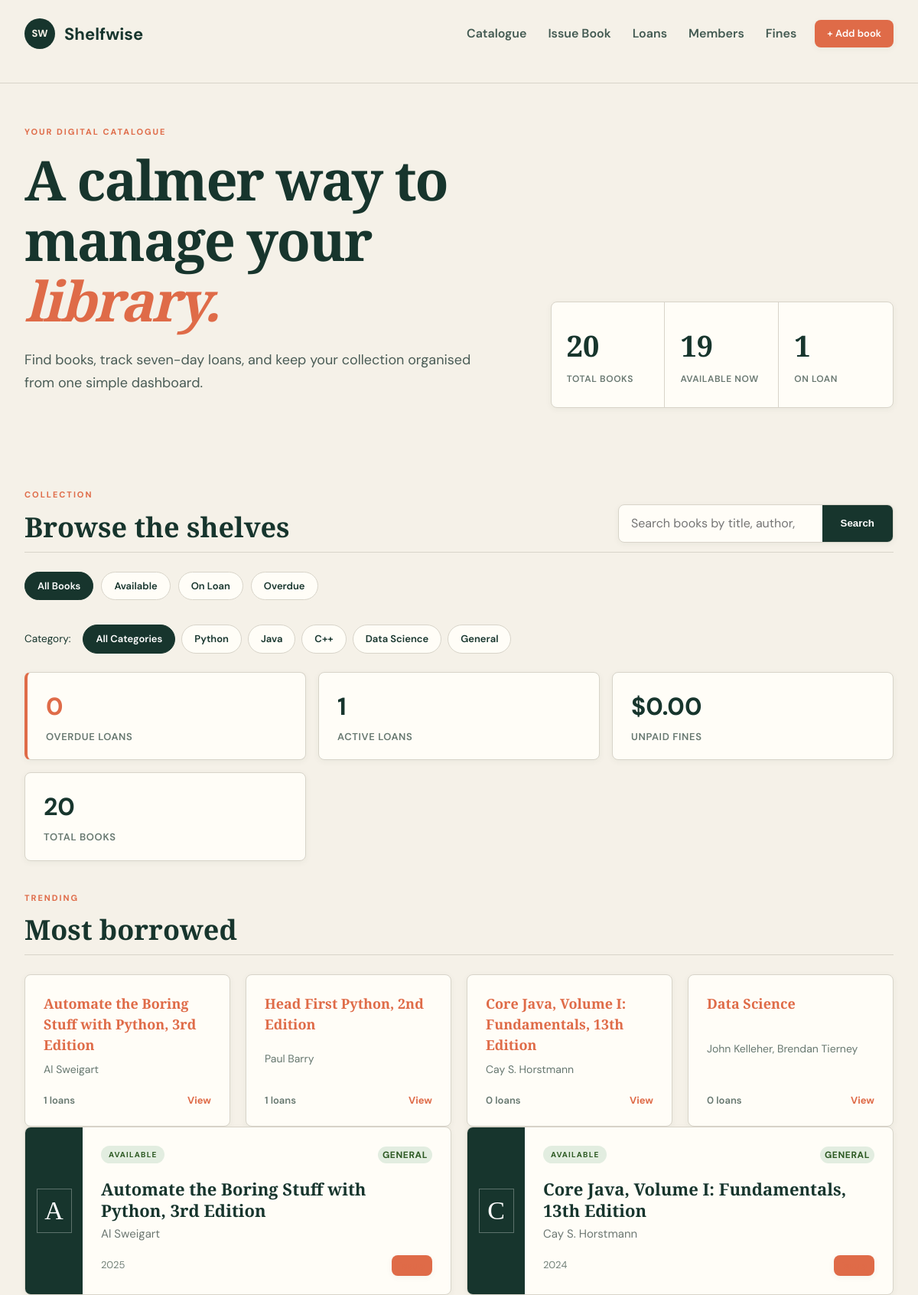
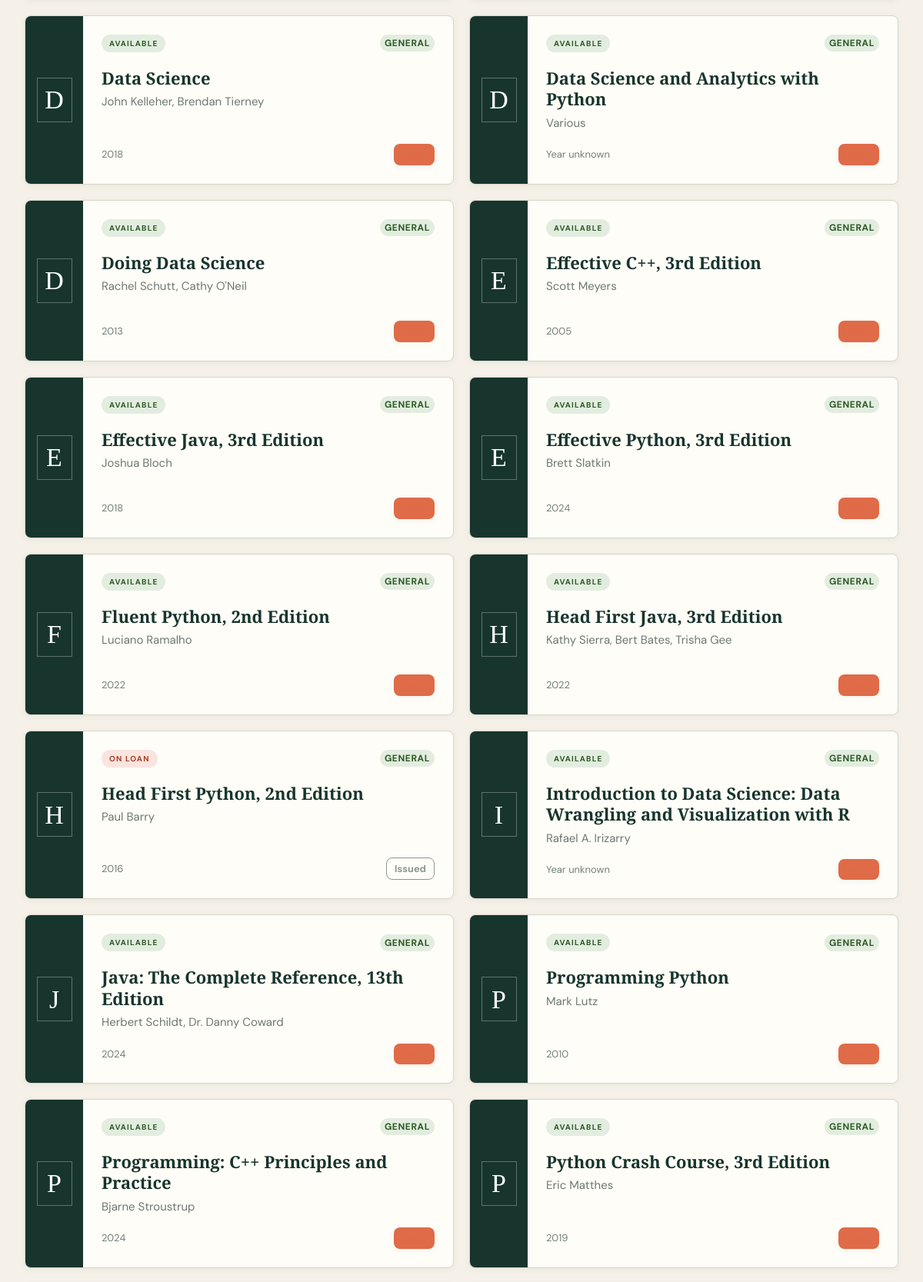
The page / (upper part) on the database its author committed (2 pictures, top to bottom).
### library/models.py (models this page shows, shortened)
class Book(models.Model):
    CATEGORY_CHOICES = [
        ("Python", "Python"),
        ("Java", "Java"),
        ("C++", "C++"),
        ("Data Science", "Data Science"),
        ("General", "General"),
    ]
    title = models.CharField(max_length=250, unique=True)
    author = models.CharField(max_length=250)
    year = models.PositiveIntegerField(blank=True, null=True)
    category = models.CharField(max_length=100, choices=CATEGORY_CHOICES, default="General")
    class Meta:
        ordering = ["title"]

### library/views.py (the view, shortened to what this page needs)
# urls.py: path("", views.home, name="home"),
def home(request):
    query = request.GET.get("q", "").strip()
    status_filter = request.GET.get("status", "all").strip().lower()
    category_filter = request.GET.get("category", "all").strip()
    books = Book.objects.prefetch_related("loans").annotate(
        active_loan_count=Count("loans", filter=Q(loans__returned_at__isnull=True)),
        total_loan_count=Count("loans"),
    )
    if category_filter != "all" and category_filter:
        books = books.filter(category=category_filter)
    active_loans = Loan.objects.filter(returned_at__isnull=True).select_related("book")
    unavailable_ids = set(active_loans.values_list("book_id", flat=True))
    overdue_count = active_loans.filter(due_date__lt=timezone.localdate()).count()
    if status_filter == "available":
        books = books.filter(active_loan_count=0)
    elif status_filter == "loaned":
        books = books.filter(active_loan_count__gt=0)
    elif status_filter == "overdue":
        books = books.filter(loans__returned_at__isnull=True, loans__due_date__lt=timezone.localdate()).distinct()
    popular_books = (
        Book.objects.annotate(total_loan_count=Count("loans"))
        .order_by("-total_loan_count", "title")[:4]
    )
    unpaid_fines = Loan.objects.filter(fine_amount__gt=0, fine_paid=False).aggregate(total=Sum("fine_amount"))["total"] or 0.00
    categories = [choice[0] for choice in Book.CATEGORY_CHOICES]
    return render(request, "library/home.html", {
        "books": books,
        "query": query,
        "status_filter": status_filter,
        "category_filter": category_filter,
        "categories": categories,
        "unavailable_ids": unavailable_ids,
        "book_count": Book.objects.count(),
        "available_count": Book.objects.count() - len(unavailable_ids),
        "active_loans": active_loans,
        "overdue_count": overdue_count,
        "popular_books": popular_books,
        "unpaid_fines": unpaid_fines,
    })

### library/models.py (called while the page is built)
    @property
    def is_overdue(self):
        return self.returned_at is None and self.due_date < timezone.localdate()

### templates/library/home.html (shortened to what this page needs)
{% extends "base.html" %}
{% block content %}
<section class="hero">
  <div>
    <p class="eyebrow">YOUR DIGITAL CATALOGUE</p>
    <h1>A calmer way to<br>manage your <em>library.</em></h1>
    <p class="hero-copy">Find books, track seven-day loans, and keep your collection organised from one simple dashboard.</p>
  </div>
  <div class="stats">
    <a href="?status=all" class="stat-card"><strong>{{ book_count }}</strong><span>Total books</span></a>
    <a href="?status=available" class="stat-card"><strong>{{ available_count }}</strong><span>Available now</span></a>
    <a href="?status=loaned" class="stat-card"><strong>{{ active_loans|length }}</strong><span>On loan</span></a>
  </div>
</section>
<section class="catalogue">
  <div class="section-heading">
    <div><p class="eyebrow">COLLECTION</p><h2>Browse the shelves</h2></div>
    <form class="search" method="get">
      <input type="search" name="q" value="{{ query }}" placeholder="Search books by title, author, borrower or member ID…" aria-label="Search books">
      <button type="submit">Search</button>
    </form>
  </div>
  <div class="filters">
    <a href="?status=all{% if query %}&q={{ query }}{% endif %}{% if category_filter %}&category={{ category_filter }}{% endif %}" class="filter-btn {% if status_filter == 'all' or not status_filter %}active{% endif %}">All Books</a>
    <a href="?status=available{% if query %}&q={{ query }}{% endif %}{% if category_filter %}&category={{ category_filter }}{% endif %}" class="filter-btn {% if status_filter == 'available' %}active{% endif %}">Available</a>
    <a href="?status=loaned{% if query %}&q={{ query }}{% endif %}{% if category_filter %}&category={{ category_filter }}{% endif %}" class="filter-btn {% if status_filter == 'loaned' %}active{% endif %}">On Loan</a>
    <a href="?status=overdue{% if query %}&q={{ query }}{% endif %}{% if category_filter %}&category={{ category_filter }}{% endif %}" class="filter-btn {% if status_filter == 'overdue' %}active{% endif %}">Overdue</a>
  </div>
  <div class="filters" style="margin-top: 0.5rem; border-top: 1px solid var(--border); padding-top: 0.5rem; display: flex; gap: 0.5rem; flex-wrap: wrap;">
    <span style="font-size: 0.85rem; color: var(--secondary-text); margin-right: 0.5rem; align-self: center;">Category:</span>
    <a href="?category=all{% if status_filter %}&status={{ status_filter }}{% endif %}{% if query %}&q={{ query }}{% endif %}" class="filter-btn {% if category_filter == 'all' or not category_filter %}active{% endif %}">All Categories</a>
    {% for cat in categories %}
      <a href="?category={{ cat }}{% if status_filter %}&status={{ status_filter }}{% endif %}{% if query %}&q={{ query }}{% endif %}" class="filter-btn {% if category_filter == cat %}active{% endif %}">{{ cat }}</a>
    {% endfor %}
  </div>
  <div class="analytics">
    <a href="?status=overdue" class="analytic-card overdue-box"><strong>{{ overdue_count }}</strong><span>Overdue loans</span></a>
    <a href="?status=loaned" class="analytic-card"><strong>{{ active_loans|length }}</strong><span>Active loans</span></a>
    <a href="{% url 'fines_list' %}" class="analytic-card {% if unpaid_fines > 0 %}overdue-box{% endif %}"><strong>${{ unpaid_fines|floatformat:2 }}</strong><span>Unpaid fines</span></a>
    <a href="?status=all" class="analytic-card"><strong>{{ book_count }}</strong><span>Total books</span></a>
  </div>
  {% if popular_books %}
  <section class="popular-books">
    <div class="section-heading"><div><p class="eyebrow">TRENDING</p><h2>Most borrowed</h2></div></div>
    <div class="popular-grid">
      {% for book in popular_books %}
      <article class="popular-card">
        <h3><a href="{% url 'book_detail' book.pk %}">{{ book.title }}</a></h3>
        <p>{{ book.author }}</p>
        <div><span>{{ book.total_loan_count }} loans</span><a href="{% url 'book_detail' book.pk %}">View</a></div>
      </article>
      {% endfor %}
    </div>
  </section>
  {% endif %}
  <div class="book-grid">
    {% for book in books %}
      <article class="book-card">
        <div class="book-spine"><span>{{ book.title|slice:":1" }}</span></div>
        <div class="book-info">
          <div style="display: flex; justify-content: space-between; align-items: center; margin-bottom: 0.5rem;">
            {% if book.id in unavailable_ids %}
              <span class="status unavailable">On loan</span>
            {% else %}
              <span class="status">Available</span>
            {% endif %}
            <span class="status-pill returned" style="font-size: 0.75rem; margin: 0; padding: 2px 6px;">{{ book.category }}</span>
          </div>
          <h3><a href="{% url 'book_detail' book.pk %}">{{ book.title }}</a></h3>
          <p>{{ book.author }}</p>
          <div class="book-bottom">
            <span>{{ book.year|default:"Year unknown" }}</span>
            {% if book.id not in unavailable_ids %}
              <a class="button button-small" href="{% url 'issue_book' book.pk %}" style="padding: 4px 10px; font-size: 0.8rem;">Issue</a>
            {% else %}
              <a class="button button-small secondary disabled" style="padding: 4px 10px; font-size: 0.8rem; pointer-events: none; opacity: 0.5;">Issued</a>
            {% endif %}
          </div>
        </div>
      </article>
    {% empty %}
      <div class="empty"><h3>No books found</h3><p>Try another title or author.</p></div>
    {% endfor %}
  </div>
</section>
{% endblock %}

### rows shown on the page
Book: title "Automate the Boring Stuff with Python, 3rd Edition", author "Al Sweigart", total_loan_count "1", title "A", shows "AVAILABLE", category "GENERAL", year "2025"
Book: title "Head First Python, 2nd Edition", author "Paul Barry", total_loan_count "1", title "H", shows "ON LOAN", category "GENERAL", year "2016", shows "Issued"
Book: title "Core Java, Volume I: Fundamentals, 13th Edition", author "Cay S. Horstmann", total_loan_count "0", title "C", shows "AVAILABLE", category "GENERAL", year "2024"
Book: title "Data Science", author "John Kelleher, Brendan Tierney", total_loan_count "0", title "D", shows "AVAILABLE", category "GENERAL", year "2018"
Book: title "D", shows "AVAILABLE", category "GENERAL", title "Data Science and Analytics with Python", author "Various", year "Year unknown"
Book: title "D", shows "AVAILABLE", category "GENERAL", title "Doing Data Science", author "Rachel Schutt, Cathy O'Neil", year "2013"
Book: title "E", shows "AVAILABLE", category "GENERAL", title "Effective C++, 3rd Edition", author "Scott Meyers", year "2005"
Book: title "E", shows "AVAILABLE", category "GENERAL", title "Effective Java, 3rd Edition", author "Joshua Bloch", year "2018"
Book: title "E", shows "AVAILABLE", category "GENERAL", title "Effective Python, 3rd Edition", author "Brett Slatkin", year "2024"
Book: title "F", shows "AVAILABLE", category "GENERAL", title "Fluent Python, 2nd Edition", author "Luciano Ramalho", year "2022"
Book: title "H", shows "AVAILABLE", category "GENERAL", title "Head First Java, 3rd Edition", author "Kathy Sierra, Bert Bates, Trisha Gee", year "2022"
Book: title "I", shows "AVAILABLE", category "GENERAL", title "Introduction to Data Science: Data Wrangling and Visualization with R", author "Rafael A. Irizarry", year "Year unknown"
Book: title "J", shows "AVAILABLE", category "GENERAL", title "Java: The Complete Reference, 13th Edition", author "Herbert Schildt, Dr. Danny Coward", year "2024"
Book: title "P", shows "AVAILABLE", category "GENERAL", title "Programming Python", author "Mark Lutz", year "2010"
Book: title "P", shows "AVAILABLE", category "GENERAL", title "Programming: C++ Principles and Practice", author "Bjarne Stroustrup", year "2024"
Book: title "P", shows "AVAILABLE", category "GENERAL", title "Python Crash Course, 3rd Edition", author "Eric Matthes", year "2019"

### other values the page prints
{{ book_count }} "20"
{{ available_count }} "19"
{{ active_loans|length }} "1"
{{ cat }} "Python" "Java" "C++" "Data Science" "General"
{{ overdue_count }} "0"
{{ unpaid_fines|floatformat:2 }} "0.00"
